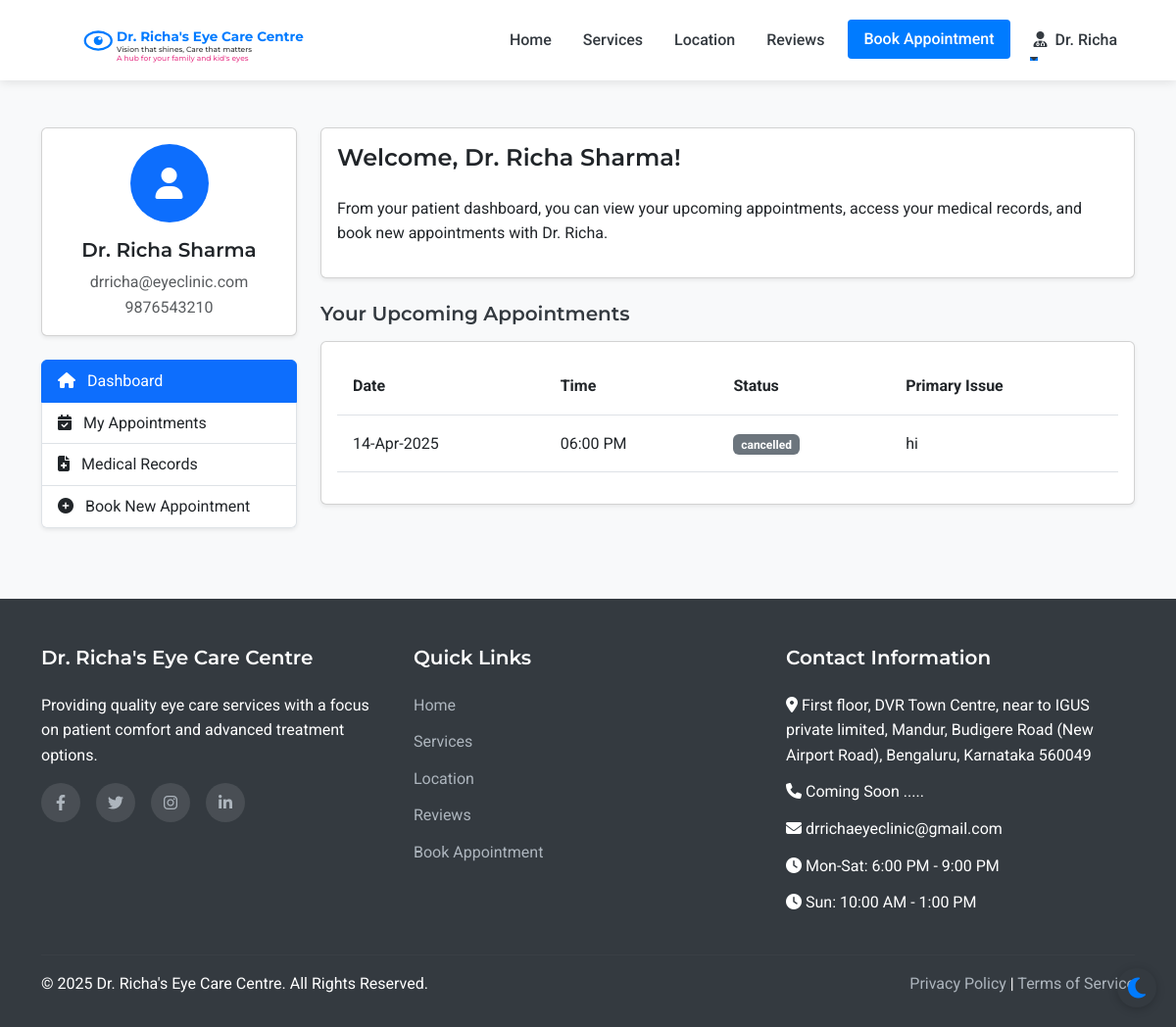
Before: /patient/dashboard (signed in) with the older database file.
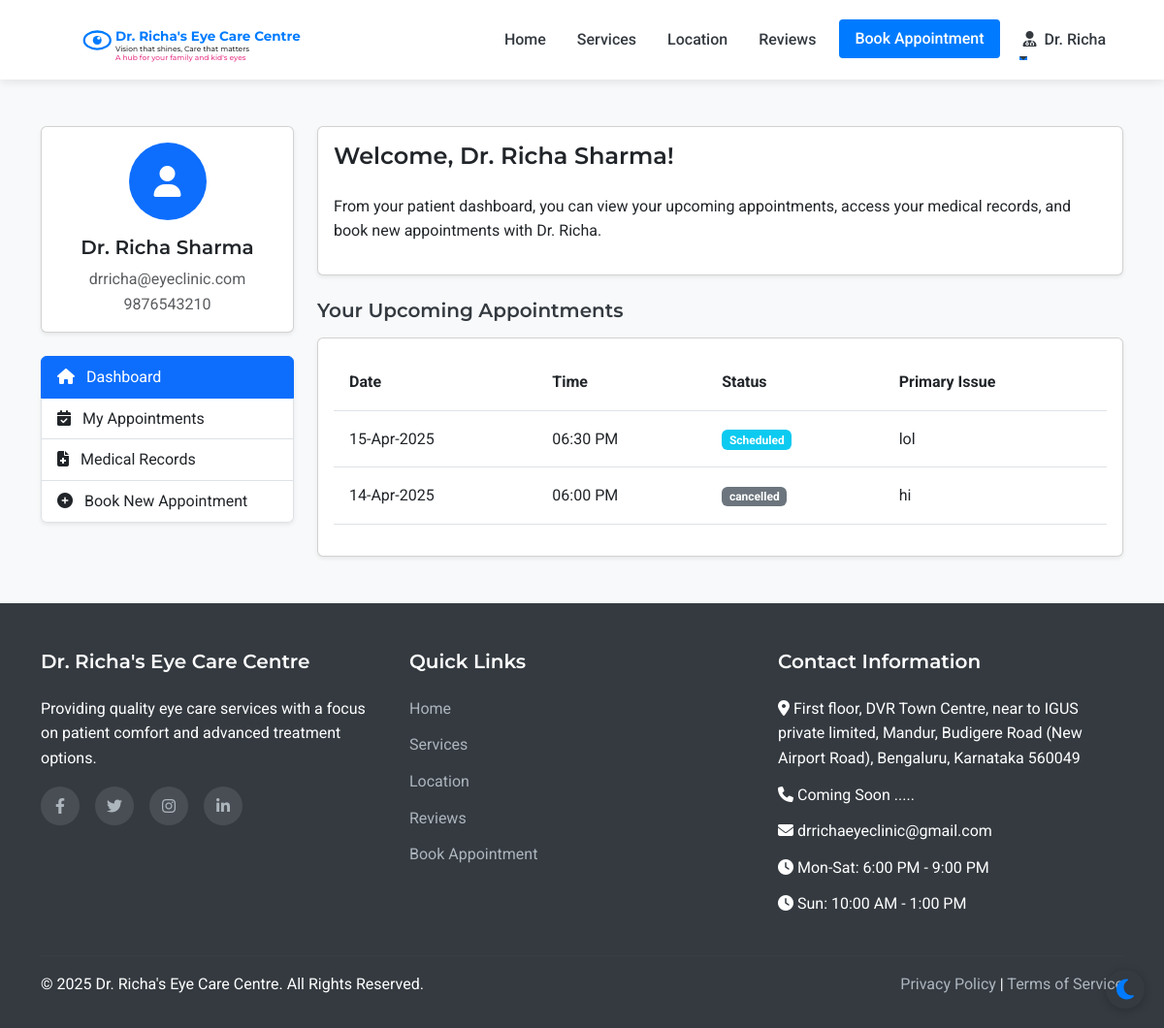
After: the same page with the newer database file.
### models.py (models this page shows, shortened)
class Staff(UserMixin, db.Model):
    __abstract__ = True
    id = db.Column(db.Integer, primary_key=True)
    username = db.Column(db.String(64), unique=True, nullable=False)
    email = db.Column(db.String(120), unique=True, nullable=False)
    password_hash = db.Column(db.String(256), nullable=False)
    full_name = db.Column(db.String(100), nullable=False)
    mobile_number = db.Column(db.String(15), nullable=False)

class Doctor(Staff):
    __tablename__ = 'doctor'
    qualifications = db.Column(db.String(200), nullable=True)
    specialization = db.Column(db.String(200), nullable=True)

class Appointment(db.Model):
    id = db.Column(db.Integer, primary_key=True)
    patient_id = db.Column(db.Integer, db.ForeignKey('patient.id'), nullable=False)
    appointment_date = db.Column(db.Date, nullable=False)
    appointment_time = db.Column(db.Time, nullable=False)
    primary_issue = db.Column(db.Text, nullable=True)
    referral_info = db.Column(db.String(255), nullable=True)
    status = db.Column(db.String(20), default='scheduled')  # scheduled, completed, cancelled
    created_at = db.Column(db.DateTime, default=datetime.utcnow)
    consultation_fee = db.Column(db.Float, nullable=False, default=500.0)
    payment_status = db.Column(db.String(20), default='pending')  # pending, paid

### routes.py (the view)
@app.route('/patient/dashboard')
@login_required
def patient_dashboard():
    appointments = Appointment.query.filter_by(patient_id=current_user.id).order_by(desc(Appointment.appointment_date), desc(Appointment.appointment_time)).all()
    return render_template('patient/dashboard.html', appointments=appointments)

### templates/patient/dashboard.html (shortened to what this page needs)
{% extends 'layout.html' %}
{% block content %}
<section class="py-5 bg-light">
    <div class="container">
        <div class="row">
            <div class="col-lg-3 mb-4">
                <div class="card shadow-sm mb-4">
                    <div class="card-body text-center">
                        <div class="avatar-circle bg-primary text-white mb-3">
                            <i class="fas fa-user fa-2x"></i>
                        </div>
                        <h5 class="card-title">{{ current_user.full_name }}</h5>
                        <p class="card-text text-muted mb-0">{{ current_user.email }}</p>
                        <p class="card-text text-muted">{{ current_user.mobile_number }}</p>
                    </div>
                </div>
                <div class="list-group shadow-sm">
                    <a href="{{ url_for('patient_dashboard') }}" class="list-group-item list-group-item-action active">
                        <i class="fas fa-home me-2"></i> Dashboard
                    </a>
                    <a href="{{ url_for('patient_appointments') }}" class="list-group-item list-group-item-action">
                        <i class="fas fa-calendar-check me-2"></i> My Appointments
                    </a>
                    <a href="{{ url_for('patient_medical_records') }}" class="list-group-item list-group-item-action">
                        <i class="fas fa-file-medical me-2"></i> Medical Records
                    </a>
                    <a href="{{ url_for('appointment') }}" class="list-group-item list-group-item-action">
                        <i class="fas fa-plus-circle me-2"></i> Book New Appointment
                    </a>
                </div>
            </div>
            <div class="col-lg-9">
                <div class="card shadow-sm mb-4">
                    <div class="card-body">
                        <h4 class="card-title mb-4">Welcome, {{ current_user.full_name }}!</h4>
                        <p>From your patient dashboard, you can view your upcoming appointments, access your medical records, and book new appointments with Dr. Richa.</p>
                    </div>
                </div>
                <h5 class="mb-3">Your Upcoming Appointments</h5>
                <div class="card shadow-sm">
                    <div class="card-body">
                        {% if appointments %}
                            <div class="table-responsive">
                                <table class="table table-hover">
                                    <thead>
                                        <tr>
                                            <th>Date</th>
                                            <th>Time</th>
                                            <th>Status</th>
                                            <th>Primary Issue</th>
                                        </tr>
                                    </thead>
                                    <tbody>
                                        {% for appointment in appointments %}
                                            {% if appointment.appointment_date >= now.date() %}
                                                <tr>
                                                    <td>{{ appointment.appointment_date.strftime('%d-%b-%Y') }}</td>
                                                    <td>{{ appointment.appointment_time.strftime('%I:%M %p') }}</td>
                                                    <td>
                                                        {% if appointment.status == 'scheduled' %}
                                                            <span class="badge bg-info">Scheduled</span>
                                                        {% elif appointment.status == 'completed' %}
                                                            <span class="badge bg-success">Completed</span>
                                                        {% else %}
                                                            <span class="badge bg-secondary">{{ appointment.status }}</span>
                                                        {% endif %}
                                                    </td>
                                                    <td>{{ appointment.primary_issue or 'Not specified' }}</td>
                                                </tr>
                                            {% endif %}
                                        {% endfor %}
                                    </tbody>
                                </table>
                            </div>
                            {% set upcoming_count = appointments|selectattr('appointment_date', 'ge', now.date())|list|length %}
                        {% else %}
                            <div class="text-center p-4">
                                <p class="text-muted mb-3">You don't have any appointments yet.</p>
                                <a href="{{ url_for('appointment') }}" class="btn btn-primary">Book Your First Appointment</a>
                            </div>
                        {% endif %}
                    </div>
                </div>
            </div>
        </div>
    </div>
</section>
{% endblock %}

### templates/layout.html (shortened to what this page needs)
<!DOCTYPE html>
<html lang="en">
<head>
    <link href="https://cdn.jsdelivr.net/npm/bootstrap@5.3.0-alpha1/dist/css/bootstrap.min.css" rel="stylesheet">
    <link rel="stylesheet" href="https://cdn.jsdelivr.net/npm/flatpickr/dist/flatpickr.min.css">
    <link rel="stylesheet" href="https://cdnjs.cloudflare.com/ajax/libs/font-awesome/6.1.1/css/all.min.css">
    <link rel="stylesheet" href="{{ url_for('static', filename='css/style.css') }}">
</head>
<body>
    <nav class="navbar navbar-expand-lg sticky-top">
        <div class="container">
            <a class="navbar-brand" href="{{ url_for('index') }}" id="clinic-logo">
                <div id="interactive-logo-container" style="height: 60px;"></div>
            </a>
            <div class="collapse navbar-collapse" id="navbarNav">
                <ul class="navbar-nav ms-auto">
                    <li class="nav-item">
                        <a class="nav-link {% if request.path == url_for('index') %}active{% endif %}" href="{{ url_for('index') }}">Home</a>
                    </li>
                    <li class="nav-item">
                        <a class="nav-link {% if request.path == url_for('services') %}active{% endif %}" href="{{ url_for('services') }}">Services</a>
                    </li>
                    <li class="nav-item">
                        <a class="nav-link {% if request.path == url_for('location') %}active{% endif %}" href="{{ url_for('location') }}">Location</a>
                    </li>
                    <li class="nav-item">
                        <a class="nav-link {% if request.path == url_for('reviews') %}active{% endif %}" href="{{ url_for('reviews') }}">Reviews</a>
                    </li>
                    <li class="nav-item">
                        <a class="nav-link btn btn-primary text-white px-3 ms-lg-2" href="{{ url_for('appointment') }}">Book Appointment</a>
                    </li>
                    {% if current_user.is_authenticated %}
                        {% if current_user.__class__.__name__ == 'Patient' %}
                            <li class="nav-item dropdown">
                                <a class="nav-link dropdown-toggle" href="#" id="navbarDropdown" role="button" data-bs-toggle="dropdown" aria-expanded="false">
                                    <i class="fas fa-user me-1"></i> {{ current_user.full_name }}
                                </a>
                                <ul class="dropdown-menu dropdown-menu-end" aria-labelledby="navbarDropdown">
                                    <li><a class="dropdown-item" href="{{ url_for('patient_dashboard') }}">Dashboard</a></li>
                                    <li><a class="dropdown-item" href="{{ url_for('patient_appointments') }}">My Appointments</a></li>
                                    <li><a class="dropdown-item" href="{{ url_for('patient_medical_records') }}">Medical Records</a></li>
                                    <li><hr class="dropdown-divider"></li>
                                    <li><a class="dropdown-item" href="{{ url_for('patient_logout') }}">Logout</a></li>
                                </ul>
                            </li>
                        {% else %}
                            <li class="nav-item dropdown">
                                <a class="nav-link dropdown-toggle" href="#" id="navbarDropdown" role="button" data-bs-toggle="dropdown" aria-expanded="false">
                                    <i class="fas fa-user-md me-1"></i> Dr. Richa
                                </a>
                            </li>
                        {% endif %}
                    {% endif %}
                </ul>
            </div>
        </div>
    </nav>
    <main>
        {% block content %}{% endblock %}
    </main>
    <footer>
        <div class="container">
            <div class="row">
                <div class="col-md-4 mb-4 mb-md-0">
                    <h5>Dr. Richa's Eye Care Centre</h5>
                    <p class="mb-3">Providing quality eye care services with a focus on patient comfort and advanced treatment options.</p>
                    <div class="social-icons">
                        <a href="#" aria-label="Facebook"><i class="fab fa-facebook-f"></i></a>
                        <a href="#" aria-label="Twitter"><i class="fab fa-twitter"></i></a>
                        <a href="#" aria-label="Instagram"><i class="fab fa-instagram"></i></a>
                        <a href="#" aria-label="LinkedIn"><i class="fab fa-linkedin-in"></i></a>
                    </div>
                </div>
                <div class="col-md-4 mb-4 mb-md-0">
                    <h5>Quick Links</h5>
                    <ul>
                        <li><a href="{{ url_for('index') }}">Home</a></li>
                        <li><a href="{{ url_for('services') }}">Services</a></li>
                        <li><a href="{{ url_for('location') }}">Location</a></li>
                        <li><a href="{{ url_for('reviews') }}">Reviews</a></li>
                        <li><a href="{{ url_for('appointment') }}">Book Appointment</a></li>
                    </ul>
                </div>
                <div class="col-md-4">
                    <h5>Contact Information</h5>
                    <ul>
                        <li><i class="fas fa-map-marker-alt"></i> First floor, DVR Town Centre, near to IGUS private limited, Mandur, Budigere Road (New Airport Road), Bengaluru, Karnataka 560049</li>
                        <li><i class="fas fa-phone"></i> Coming Soon .....</li>
                        <li><i class="fas fa-envelope"></i> drrichaeyeclinic@gmail.com</li>
                        <li><i class="fas fa-clock"></i> Mon-Sat: 6:00 PM - 9:00 PM</li>
                        <li><i class="fas fa-clock"></i> Sun: 10:00 AM - 1:00 PM</li>
                    </ul>
                </div>
            </div>
            <hr class="mt-4 mb-3" style="border-color: rgba(255,255,255,0.1);">
            <div class="row">
                <div class="col-md-6">
                    <p class="mb-md-0">&copy; {{ now.year }} Dr. Richa's Eye Care Centre. All Rights Reserved.</p>
                </div>
                <div class="col-md-6 text-md-end">
                    <p class="mb-0">
                        <a href="#">Privacy Policy</a> |
                        <a href="#">Terms of Service</a>
                    </p>
                </div>
            </div>
        </div>
    </footer>
</body>
</html>

Changed rows visible on the page:
added Appointment: appointment_date "15-Apr-2025", appointment_time "06:30 PM", status "Scheduled", primary_issue "lol"
